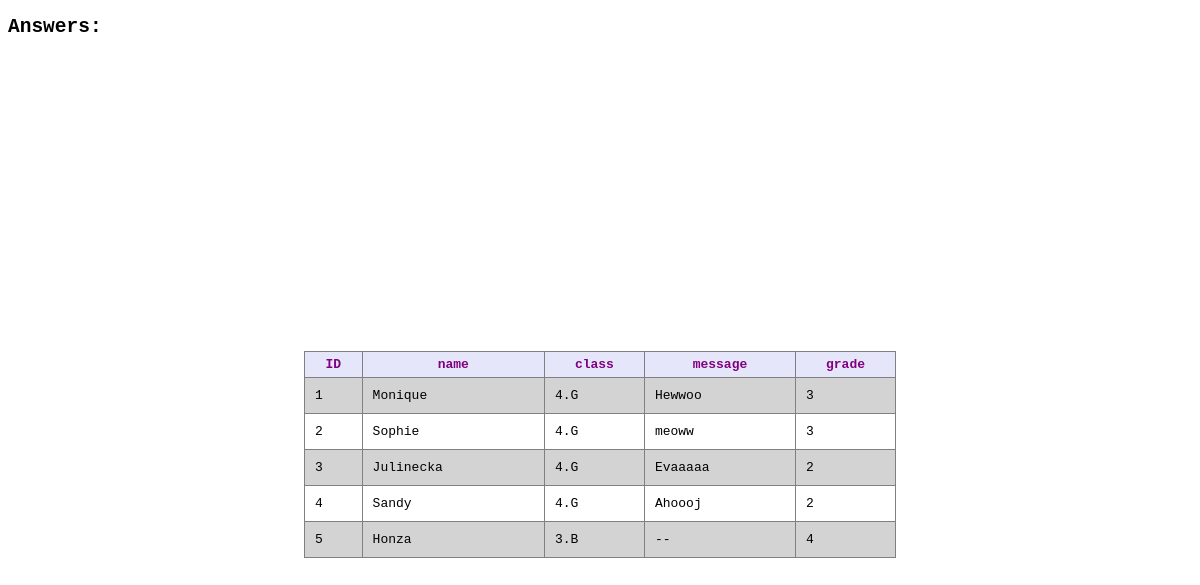
The page /result on the database its author committed.
### tables this page shows
CREATE TABLE students (
    id INTEGER PRIMARY KEY,
    student_name TEXT,
    class TEXT,
    student_message TEXT,
    grade INTEGER
);

### FLASK/flask_database/app.py (the view)
@app.route("/result")
def result():
    cursor = get_db().cursor()
    cursor.execute("SELECT * FROM students")
    rows = cursor.fetchall()
    return render_template("result_all.html",  rows = rows)

### FLASK/flask_database/app.py (called while the page is built)
def get_db():
    db = getattr(g, "_database", None)
    if db is None:
        db = g._database = sqlite3.connect(DATABASE)
    return db

@app.teardown_appcontext
def close_connection(exception):
    db = get_db()
    if db is not None:
        db.close()

### FLASK/flask_database/templates/result_all.html (shortened to what this page needs)
<!DOCTYPE html>
<html lang="en">
<head>
</head>
<body>
    <h2>Answers:</h2>
    <div>
    <table border="1">
        <tr>
            <th>ID</th>
            <th>name</th>
            <th>class</th>
            <th>message</th>
            <th>grade</th>
        </tr>
        <tr>
            {% for row in rows %}
            <td>{{ row[0] }}</td>
            <td>{{ row[1] }}</td>
            <td>{{ row[2] }}</td>
            <td>{{ row[3] }}</td>
            <td>{{ row[4] }}</td>
        </tr>
        {% endfor %}
    </table>
</div>
</body>
</html>

### FLASK/flask_database/templates/result_all.html (style rules this page uses)
* { font-family: monospace; }
div { display: flex; justify-content: center; align-items: center; height: 100vh; }
table { border-collapse: collapse; width: 50%; }
th { padding: 5px; background-color: lavender; color: purple; text-align: center; }
td { padding: 10px 10px; }
tr:nth-child(even) { background-color: lightgrey; }

### rows shown on the page
students: id "1", student_name "Monique", class "4.G", student_message "Hewwoo", grade "3"
students: id "2", student_name "Sophie", class "4.G", student_message "meoww", grade "3"
students: id "3", student_name "Julinecka", class "4.G", student_message "Evaaaaa", grade "2"
students: id "4", student_name "Sandy", class "4.G", student_message "Ahoooj", grade "2"
students: id "5", student_name "Honza", class "3.B", student_message "--", grade "4"
